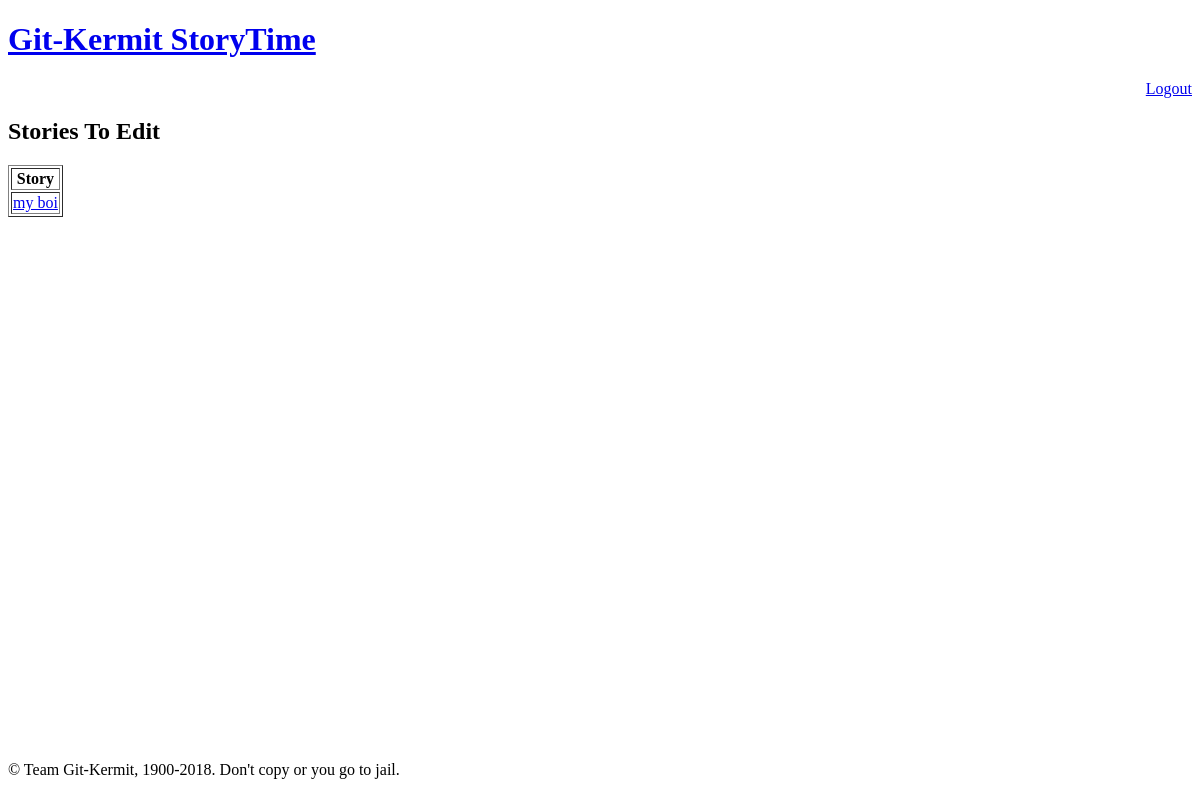
The page /unwrittenStories (signed in) on the database as committed earlier.
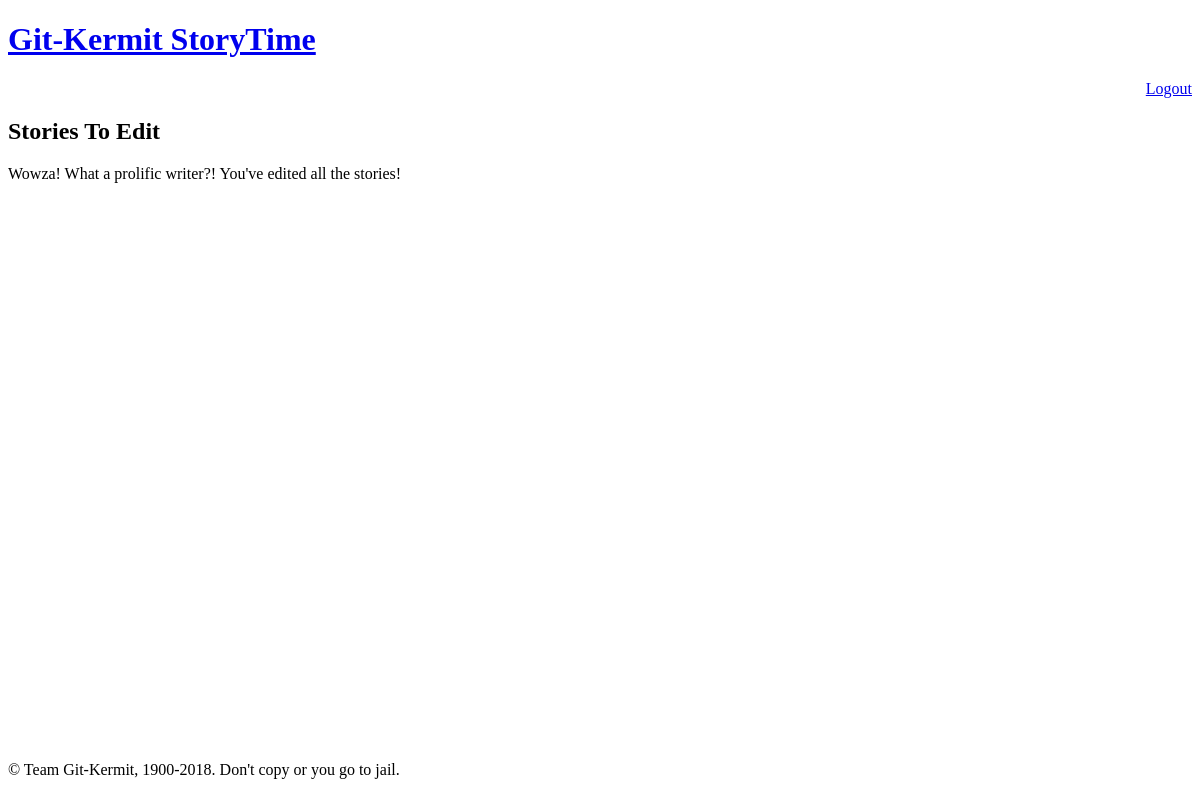
The same page on the database as committed later.
### tables this page shows
CREATE TABLE recent(title TEXT, user TEXT);

### app.py (the view)
@app.route("/unwrittenStories")
def write():
	if not session.get("uname"):
		return redirect(url_for("homepage"))
	with sqlite3.connect("discobandit.db") as db:
		cur= db.cursor()
		fetchedPass= cur.execute("SELECT title from edits WHERE user = ?",(session["uname"],)).fetchall() # fetches all titles in edits made by current user
		written=set([x[0] for x in fetchedPass]) #converts tuple of all titles from edits from current user into a set
		fetchedPass2= cur.execute("SELECT title from recent").fetchall() #all titles in recent
		allSt=[x[0] for x in fetchedPass2] #converts tuple of all titles from recent into a list
		unwritten=[]
		for x in allSt: #for each title in recent
			print(x)
			if x in written: #if a story from allSt is in written, constant look-up time
				continue #skips over that story (doesn't append it)
			unwritten.append(x) ##add to unwritten the stories the user has not written to
		print(unwritten)
		return render_template("allStories.html", stories=unwritten, lenStories=len(unwritten))
	return redirect(url_for("homepage"))

### templates/allStories.html (shortened to what this page needs)
<!DOCTYPE html>
{% extends "base.html" %}
{% block log %}Logout{% endblock %}
{% block content %}
<h2> Stories To Edit </h2>
{% if lenStories == 0 %}
<p>Wowza! What a prolific writer?! You've edited all the stories!</p>
{% else %}
<table border = "1">
<tr>
    <th>Story</th></tr>
    {% for story in stories %}
    <tr><td><a href = {{ url_for('edit', title=story) }}>{{ story }}</a></td></tr>
    {% endfor %}
</table>
{% endif %}
{% endblock %}

Rows that differ between the two databases and show on the page:
removed recent: title "my boi"
Other text that changed with them:
text no longer shown: "Story"
text now shown: "Wowza! What a prolific writer?! You've edited all the stories!"
